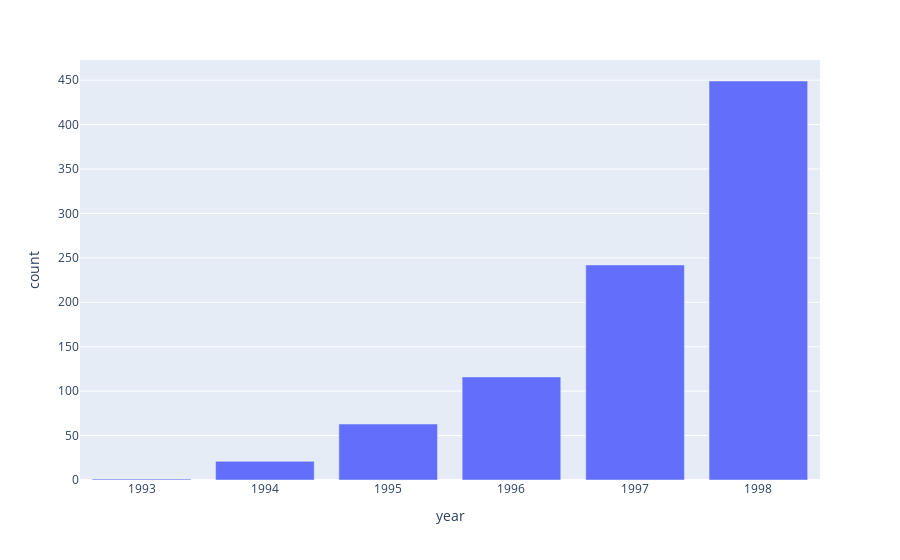

This figure's notebook cell:
### Markdown cell above
Most of the cards are Classic type.

### Code cell
plot_date_variable_yearly('issued', 'card')

### Figure 1 — Plotly figure (JSON) as saved in the notebook; plotly's stock layout.template omitted (floating-point values rounded to 4 significant figures)
{"data": [{"hovertemplate": "year=%{x}<br>count=%{y}<extra></extra>", "legendgroup": "", "marker": {"color": "#636efa", "pattern": {"shape": ""}}, "name": "", "orientation": "v", "showlegend": false, "textposition": "auto", "type": "bar", "x": ["1993-01-01T00:00:00.000000000", "1994-01-01T00:00:00.000000000", "1995-01-01T00:00:00.000000000", "1996-01-01T00:00:00.000000000", "1997-01-01T00:00:00.000000000", "1998-01-01T00:00:00.000000000"], "xaxis": "x", "y": [1, 21, 63, 116, 242, 449], "yaxis": "y"}], "layout": {"barmode": "relative", "legend": {"tracegroupgap": 0}, "margin": {"t": 60}, "xaxis": {"anchor": "y", "domain": [0, 1], "title": {"text": "year"}}, "yaxis": {"anchor": "x", "domain": [0, 1], "title": {"text": "count"}}}}
